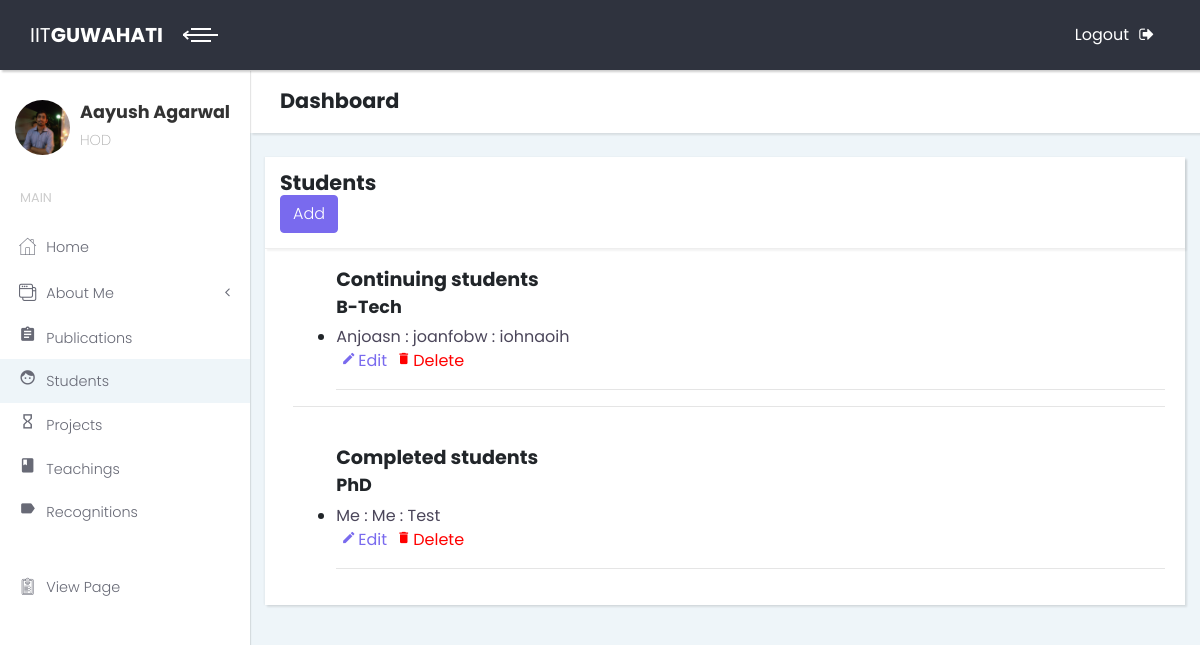
Page /test/students/ (signed in) on the earlier database version.
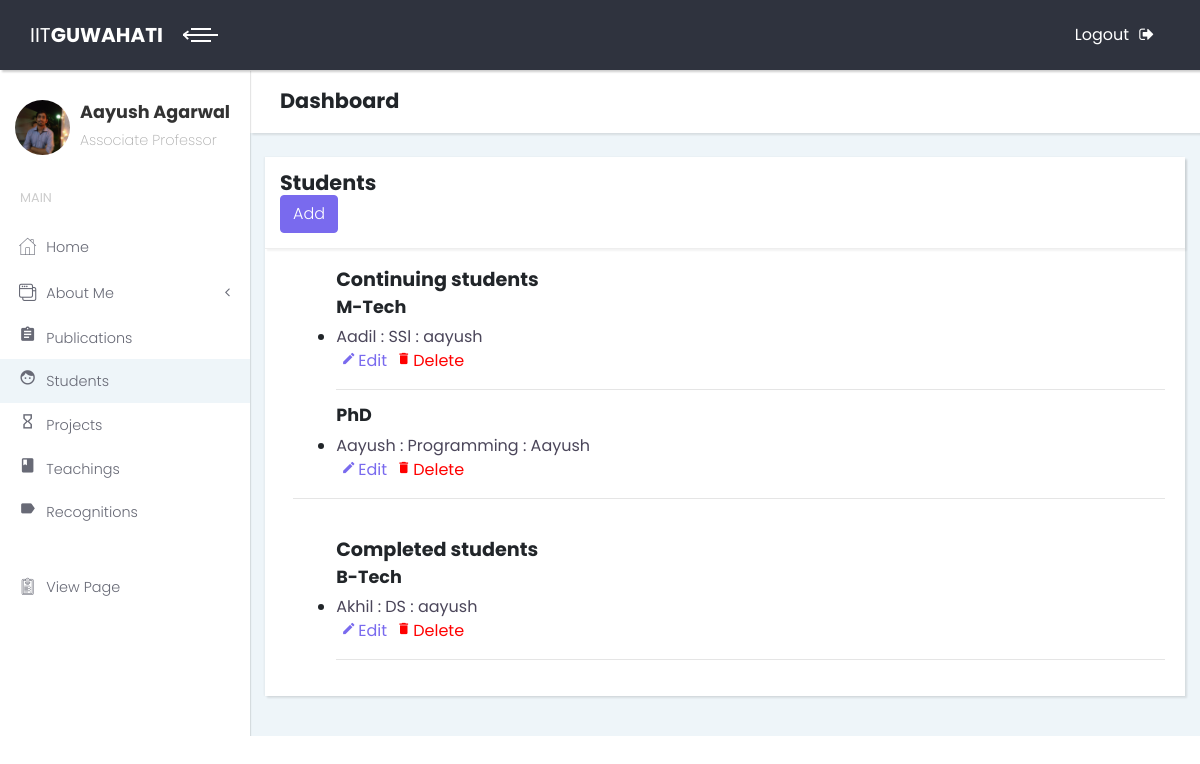
Same page on the later database version.
### details/models.py (models this page shows, shortened)
class ProfileDetails(models.Model):
    username = models.OneToOneField(User, on_delete=models.CASCADE, primary_key=True)
    name = models.CharField(max_length=255)
    designation = models.CharField(max_length=255)
    department = models.CharField(max_length=128)
    institute = models.CharField(max_length=255)
    office = models.CharField(max_length=255)
    email = models.EmailField()
    phone = models.IntegerField()
    date_of_birth = models.DateField()
    research_interest = models.TextField()
    profile_pic = models.ImageField(upload_to='photos/', blank=True, null=True)
    profile_page = models.CharField(blank=True, max_length=1000)

class StudentsDetails(models.Model):
    username = models.ForeignKey(User, on_delete=models.CASCADE)
    student_status = models.CharField(max_length=255, choices=STATUS_CHOICES)
    degree=models.CharField(max_length=255, choices=STUDENT_DEGREE)
    student_name = models.CharField(max_length=255)
    thesis_title = models.CharField(max_length=255)
    supervisor = models.CharField(max_length=255)

### details/views.py (the view)
@login_required
def Students(request):
    user_name = request.user.username
    try:
        users = StudentsDetails.objects.filter(username__username=user_name)
    except ObjectDoesNotExist:
        return redirect('/test/students/create')
    btech = users.filter(degree='B-Tech')
    mtech = users.filter(degree='M-Tech')
    phd = users.filter(degree='PhD')
    btech1 = btech.filter(student_status='Continuing')
    mtech1 = mtech.filter(student_status='Continuing')
    phd1 = phd.filter(student_status='Continuing')
    btech2 = btech.filter(student_status='Completed')
    mtech2 = mtech.filter(student_status='Completed')
    phd2 = phd.filter(student_status='Completed')
    try:
        profile = ProfileDetails.objects.get(username__username=request.user.username)
    except ProfileDetails.DoesNotExist:
        profile=None
    context={
        'btech1': btech1,
        'mtech1': mtech1,
        'phd1': phd1,
        'btech2': btech2,
        'mtech2': mtech2,
        'phd2': phd2,
        'profile':profile,
    }
    return render(request, 'students.html', context)

### details/templates/students.html (shortened to what this page needs)
{% extends "dashboard.html" %}
{% block name %}
<h2><span style="padding-right: 880px">Students</span>
  <a href = "{% url 'details:students' %}add" style="">
    <button type="button" class="btn btn-primary" name="button">Add</button>
  </a>
</h2>
{% endblock %}
{% block content %}
  <div style="padding-left:5%">
  <h3>Continuing students</h3>
  {% if btech1.count != 0 %}
  <h4>B-Tech</h4>
  <ul>
    {% for sub in btech1 %}
      {% if sub.student_status == "Continuing" %}
        <li>
          <div id="list">{{sub.student_name}} : {{sub.thesis_title}} : {{sub.supervisor}}</div>
          <a href="{% url 'details:students_edit' pk=sub.pk %}">
            <i class="material-icons" id="icon">mode_edit</i>Edit
          </a>
          <a href="{% url 'details:students_delete' pk=sub.pk %}" style="color:red">
            <i class="material-icons" id="icon">delete</i>Delete
          </a>
        </li>
      {% endif %}
    {% endfor %}
  </ul>
  <hr>
  {% endif %}
  {% if mtech1.count != 0 %}
  <h4>M-Tech</h4>
  <ul>
    {% for sub in mtech1 %}
    {% if sub.student_status == 'Continuing' %}
      <li>
        <div id="list">{{sub.student_name}} : {{sub.thesis_title}} : {{sub.supervisor}}</div>
        <a href="{% url 'details:students_edit' pk=sub.pk %}">
          <i class="material-icons" id="icon">mode_edit</i>Edit
        </a>
        <a href="{% url 'details:students_delete' pk=sub.pk %}" style="color:red">
          <i class="material-icons" id="icon">delete</i>Delete
        </a>
      </li>
    {% endif %}
    {% endfor %}
  </ul>
  <hr>
  {% endif %}
  {% if phd1.count != 0 %}
  <h4>PhD</h4>
  <ul>
    {% for sub in phd1 %}
    {% if sub.student_status == 'Continuing' %}
        <li>
          <div id="list">{{sub.student_name}} : {{sub.thesis_title}} : {{sub.supervisor}}</div>
          <a href="{% url 'details:students_edit' pk=sub.pk %}">
            <i class="material-icons" id="icon">mode_edit</i>Edit
          </a>
          <a href="{% url 'details:students_delete' pk=sub.pk %}" style="color:red">
            <i class="material-icons" id="icon">delete</i>Delete
          </a>
        </li>
      {% endif %}
    {% endfor %}
  </ul>
  {% endif %}
</div>
  <hr><br>
  <div style="padding-left:5%">
  <h3>Completed students</h3>
  {% if btech2.count != 0  %}
  <h4>B-Tech</h4>
  <ul>
    {% for sub in btech2 %}
      {% if sub.student_status == 'Completed' %}
        <li>
          <div id="list">{{sub.student_name}} : {{sub.thesis_title}} : {{sub.supervisor}}</div>
          <a href="{% url 'details:students_edit' pk=sub.pk %}">
            <i class="material-icons" id="icon">mode_edit</i>Edit
          </a>
          <a href="{% url 'details:students_delete' pk=sub.pk %}" style="color:red">
            <i class="material-icons" id="icon">delete</i>Delete
          </a>
        </li>
      {% endif %}
    {% endfor %}
  </ul>
  <hr>
  {% endif %}
  {% if phd2.count != 0 %}
  <h4>PhD</h4>
  <ul>
    {% for sub in phd2 %}
    {% if sub.student_status == 'Completed' %}
        <li>
          <div id="list">{{sub.student_name}} : {{sub.thesis_title}} : {{sub.supervisor}}</div>
          <a href="{% url 'details:students_edit' pk=sub.pk %}">
            <i class="material-icons" id="icon">mode_edit</i>Edit
          </a>
          <a href="{% url 'details:students_delete' pk=sub.pk %}" style="color:red">
            <i class="material-icons" id="icon">delete</i>Delete
          </a>
        </li>
      {% endif %}
    {% endfor %}
  </ul><hr>
  {% endif %}
</div>
{% endblock %}

### templates/dashboard.html (shortened to what this page needs)
<!DOCTYPE html>
{% load staticfiles %}
<html>
<head>
  <link rel="stylesheet" href="{% static "vendor/bootstrap/css/bootstrap.min.css" %}">
  <link rel="stylesheet" href="{% static "css/fontastic.css" %}">
  <link rel="stylesheet" href="{% static "vendor/font-awesome/css/font-awesome.min.css" %}">
  <link rel="stylesheet" href="{% static "css/style.default.css" %}" id="theme-stylesheet">
  <link rel="stylesheet" href="{% static "css/custom.css" %}">
  <link href="http://maxcdn.bootstrapcdn.com/font-awesome/latest/css/font-awesome.min.css" rel="stylesheet">
</head>
  <body>
    <div class="page home-page">
      <header class="header">
        <nav class="navbar">
          <div class="container-fluid">
            <div class="navbar-holder d-flex align-items-center justify-content-between">
              <div class="navbar-header">
                <a href="#" class="navbar-brand">
                  <div class="brand-text brand-big"><span>IIT</span><strong>GUWAHATI</strong></div>
                  <div class="brand-text brand-small"><strong>IITG</strong></div></a>
                <a id="toggle-btn" href="#" class="menu-btn active"><span></span><span></span><span></span></a>
              </div>
              <ul class="nav-menu list-unstyled d-flex flex-md-row align-items-md-center">
                <li class="nav-item"><a href="/users/logout" class="nav-link logout">Logout<i class="fa fa-sign-out"></i></a></li>
              </ul>
            </div>
          </div>
        </nav>
      </header>
      <div class="page-content d-flex align-items-stretch">
        <nav class="side-navbar">
          <div class="sidebar-header d-flex align-items-center">
            <div class="avatar"><img src="{{ profile.profile_pic.url }}" alt="" class="img-fluid rounded-circle"></div>
            <div class="title">
              <h1 class="h4">{{user.first_name}} {{user.last_name}}</h1>
              <p>{{profile.designation}}</p>
            </div>
          </div>
          <span class="heading">Main</span>
          <ul class="list-unstyled">
            <li class="active" id="home"> <a href="/test"><i class="icon-home"></i>Home</a></li>
            <li><a href="#dashvariants" aria-expanded="false" data-toggle="collapse"> <i class="icon-interface-windows"></i>About Me</a>
            </li>
            <li id="pub"> <a href="{% url 'details:publication' %}"><i class="material-icons">assignment</i>Publications</a></li>
            <li id="stud"> <a href="{% url 'details:students'%}"><i class="material-icons">face</i>Students</a></li>
            <li id="proj"> <a href="{% url 'details:project'%}"><i class="material-icons">hourglass_empty</i>Projects</a></li>
            <li id="teach"> <a href="{% url 'details:teaching'%}"><i <i class="material-icons">class</i>Teachings</a></li>
            <li id="recog"> <a href="{% url 'details:recognition'%}"><i class="material-icons">label</i>Recognitions</a></li>
          </ul>
            <ul class="list-unstyled">
            <li id="gen"> <a href="/profile/{{user.username}}" target='_blank'> <i class="icon-padnote"></i>View Page</a></li>
          </ul>
        </nav>
        <div class="content-inner">
          <header class="page-header">
            <div class="container-fluid">
              <h2 class="no-margin-bottom">Dashboard</h2>
            </div>
          </header>
          <br>
          <div class="col-lg-12">
            <div class="card">
              <div class="card-header d-flex align-items-center">
                {% block name %}
                {% endblock %}
              </div>
            <div class="card-body" style="padding-left:3%">
              {% block content %}
              {% endblock %}
            </div>
            </div>
          </div>
         </div>
      </div>
    </div>
  </body>
</html>

Differences in the rows shown:
removed StudentsDetails: student_name "Anjoasn", thesis_title "joanfobw", supervisor "iohnaoih", shown under "B-Tech"
removed StudentsDetails: student_name "Me", thesis_title "Me", supervisor "Test", shown under "PhD"
changed ProfileDetails: designation "HOD" → "Associate Professor"
added StudentsDetails: student_name "Aadil", thesis_title "SSl", supervisor "aayush", shown under "M-Tech"
added StudentsDetails: student_name "Aayush", thesis_title "Programming", supervisor "Aayush", shown under "PhD"
added StudentsDetails: student_name "Akhil", thesis_title "DS", supervisor "aayush", shown under "B-Tech"
Other differences:
text now shown: "M-Tech"
